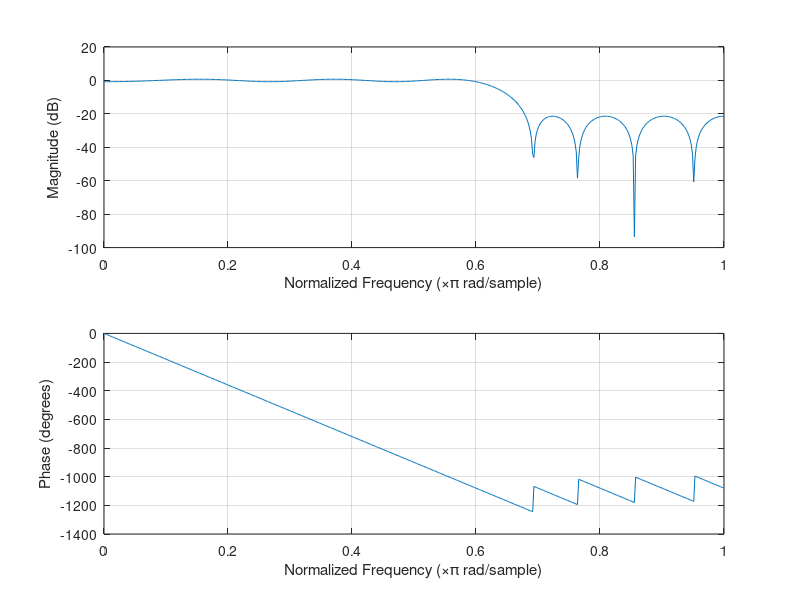

Reproduce this figure in MATLAB.
%   Author: Luke Canny 19339166
%   Date:   16/11/22
%   Description: This script generates the required plots for Part B of
%   Assignment 2 EE445 (Digital Signal Processing)
%

% Declaring inital variables
fsamp           = 10000;    % Sampling Frequency
fcut            = 3000;     % Cut-off Frequency
transitionBW    = 400;      % Transition Bandwidth
gainStop        = 0;        % Stopband Gain

% Deriving variables required to use firpm function
f = [0 fcut/(fsamp/2) (fcut+transitionBW)/(fsamp/2) 1];
a = [1 1 0 0];

% Applying firpm function
b = firpm(20, f, a);
freqz(b,1,512);
